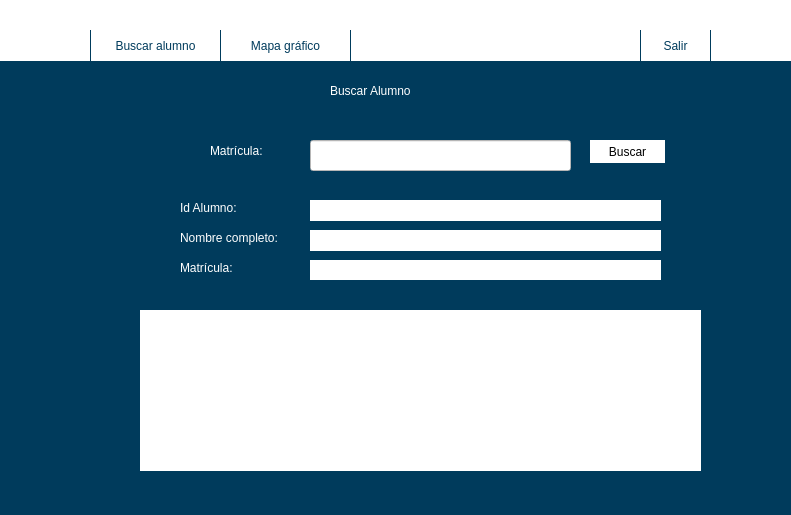
<?xml version="1.0" encoding="UTF-8"?>
<ui version="4.0">
 <class>administrador</class>
 <widget class="QDialog" name="administrador">
  <property name="geometry">
   <rect>
    <x>0</x>
    <y>0</y>
    <width>791</width>
    <height>515</height>
   </rect>
  </property>
  <property name="windowTitle">
   <string>Dialog</string>
  </property>
  <property name="styleSheet">
   <string notr="true">QWidget{
	background-color: rgb(0, 59, 92);
}

QLabel{
	font: 12pt &quot;Franklin Gothic Book&quot;;
	color: white;
}

QLineEdit{
	background-color: white;
	font: 12pt &quot;Franklin Gothic Book&quot;;
}

QLineEdit:Hover{
	border: 2px solid rgb(77, 188, 198);
}

QCheckBox{
	color: white;
	font: 12pt &quot;Franklin Gothic Book&quot;;
}</string>
  </property>
  <widget class="QStackedWidget" name="stackedWidget">
   <property name="geometry">
    <rect>
     <x>0</x>
     <y>60</y>
     <width>821</width>
     <height>451</height>
    </rect>
   </property>
   <property name="currentIndex">
    <number>2</number>
   </property>
   <widget class="QWidget" name="MapaGrafico">
    <widget class="QGraphicsView" name="MapaITI">
     <property name="geometry">
      <rect>
       <x>80</x>
       <y>50</y>
       <width>681</width>
       <height>341</height>
      </rect>
     </property>
     <property name="styleSheet">
      <string notr="true">background-color: rgb(255, 255, 255);</string>
     </property>
    </widget>
    <widget class="QSlider" name="horizontalSlider">
     <property name="geometry">
      <rect>
       <x>370</x>
       <y>410</y>
       <width>160</width>
       <height>22</height>
      </rect>
     </property>
     <property name="minimum">
      <number>8</number>
     </property>
     <property name="maximum">
      <number>15</number>
     </property>
     <property name="value">
      <number>10</number>
     </property>
     <property name="orientation">
      <enum>Qt::Horizontal</enum>
     </property>
    </widget>
    <widget class="QLabel" name="label">
     <property name="geometry">
      <rect>
       <x>320</x>
       <y>410</y>
       <width>31</width>
       <height>31</height>
      </rect>
     </property>
     <property name="text">
      <string/>
     </property>
     <property name="pixmap">
      <pixmap resource="img.qrc">:/logos/img/lupa3.png</pixmap>
     </property>
     <property name="scaledContents">
      <bool>true</bool>
     </property>
    </widget>
   </widget>
   <widget class="QWidget" name="Proyeccion"/>
   <widget class="QWidget" name="buscaralumno">
    <widget class="QLabel" name="label_2">
     <property name="geometry">
      <rect>
       <x>330</x>
       <y>20</y>
       <width>191</width>
       <height>21</height>
      </rect>
     </property>
     <property name="styleSheet">
      <string notr="true">font: 20pt &quot;Franklin Gothic Demi&quot;;</string>
     </property>
     <property name="text">
      <string>Buscar Alumno</string>
     </property>
    </widget>
    <widget class="QLabel" name="label_3">
     <property name="geometry">
      <rect>
       <x>210</x>
       <y>80</y>
       <width>91</width>
       <height>21</height>
      </rect>
     </property>
     <property name="styleSheet">
      <string notr="true">font: 15pt &quot;Franklin Gothic Demi&quot;;
</string>
     </property>
     <property name="text">
      <string>Matrícula:</string>
     </property>
    </widget>
    <widget class="QLineEdit" name="matricula">
     <property name="geometry">
      <rect>
       <x>310</x>
       <y>80</y>
       <width>261</width>
       <height>31</height>
      </rect>
     </property>
    </widget>
    <widget class="QPushButton" name="ButtonBuscar">
     <property name="geometry">
      <rect>
       <x>590</x>
       <y>80</y>
       <width>75</width>
       <height>23</height>
      </rect>
     </property>
     <property name="styleSheet">
      <string notr="true">QPushButton{
	background-color: white;
	border: none;
	font: 11pt &quot;Franklin Gothic Book&quot;;
}

QPushButton:Hover{
	border: 2px solid rgb(77, 188, 198);
}</string>
     </property>
     <property name="text">
      <string>Buscar</string>
     </property>
    </widget>
    <widget class="QTableWidget" name="tabla_alumno">
     <property name="geometry">
      <rect>
       <x>140</x>
       <y>250</y>
       <width>561</width>
       <height>161</height>
      </rect>
     </property>
     <property name="styleSheet">
      <string notr="true">background-color: white;
	border: none;
	font: 11pt &quot;Franklin Gothic Book&quot;;</string>
     </property>
    </widget>
    <widget class="QLabel" name="label_4">
     <property name="geometry">
      <rect>
       <x>180</x>
       <y>170</y>
       <width>131</width>
       <height>16</height>
      </rect>
     </property>
     <property name="text">
      <string>Nombre completo:</string>
     </property>
    </widget>
    <widget class="QLabel" name="labelnombre">
     <property name="geometry">
      <rect>
       <x>310</x>
       <y>170</y>
       <width>351</width>
       <height>21</height>
      </rect>
     </property>
     <property name="styleSheet">
      <string notr="true">background-color: white;
	border: none;
	font: 11pt &quot;Franklin Gothic Book&quot;;
color: black;</string>
     </property>
     <property name="text">
      <string/>
     </property>
    </widget>
    <widget class="QLabel" name="label_5">
     <property name="geometry">
      <rect>
       <x>180</x>
       <y>140</y>
       <width>81</width>
       <height>16</height>
      </rect>
     </property>
     <property name="text">
      <string>Id Alumno:</string>
     </property>
    </widget>
    <widget class="QLabel" name="labelID">
     <property name="geometry">
      <rect>
       <x>310</x>
       <y>140</y>
       <width>351</width>
       <height>21</height>
      </rect>
     </property>
     <property name="styleSheet">
      <string notr="true">background-color: white;
	border: none;
	font: 11pt &quot;Franklin Gothic Book&quot;;
   color: black;
</string>
     </property>
     <property name="text">
      <string/>
     </property>
    </widget>
    <widget class="QLabel" name="label_6">
     <property name="geometry">
      <rect>
       <x>180</x>
       <y>200</y>
       <width>81</width>
       <height>16</height>
      </rect>
     </property>
     <property name="text">
      <string>Matrícula:</string>
     </property>
    </widget>
    <widget class="QLabel" name="labelmatricula">
     <property name="geometry">
      <rect>
       <x>310</x>
       <y>200</y>
       <width>351</width>
       <height>20</height>
      </rect>
     </property>
     <property name="styleSheet">
      <string notr="true">background-color: white;
	border: none;
	font: 11pt &quot;Franklin Gothic Book&quot;;
color: black;</string>
     </property>
     <property name="text">
      <string/>
     </property>
    </widget>
   </widget>
  </widget>
  <widget class="QWidget" name="widget" native="true">
   <property name="geometry">
    <rect>
     <x>0</x>
     <y>0</y>
     <width>831</width>
     <height>61</height>
    </rect>
   </property>
   <property name="styleSheet">
    <string notr="true">background-color: white;</string>
   </property>
   <widget class="QPushButton" name="buscar">
    <property name="geometry">
     <rect>
      <x>90</x>
      <y>30</y>
      <width>131</width>
      <height>31</height>
     </rect>
    </property>
    <property name="styleSheet">
     <string notr="true">QPushButton{
	font: 12pt &quot;Franklin Gothic Book&quot;;
	color: rgb(0, 59, 92);
	backgound-color: none;
	border-left: 1px solid rgb(0, 59, 92);
	border-right: 1px solid rgb(0, 59, 92);
	border-top: none;
	border-bottom: none;
}

QPushButton:Hover{
	background-color:qlineargradient(spread:pad, x1:0.523, y1:1, x2:0.511, y2:0.313, stop:0 rgba(209, 209, 209, 255), stop:1 rgba(255, 255, 255, 255))
}</string>
    </property>
    <property name="text">
     <string>Buscar alumno</string>
    </property>
   </widget>
   <widget class="QPushButton" name="mapagrafico">
    <property name="geometry">
     <rect>
      <x>220</x>
      <y>30</y>
      <width>131</width>
      <height>31</height>
     </rect>
    </property>
    <property name="styleSheet">
     <string notr="true">QPushButton{
	font: 12pt &quot;Franklin Gothic Book&quot;;
	color: rgb(0, 59, 92);
	backgound-color: none;
	border-left: 1px solid rgb(0, 59, 92);
	border-right: 1px solid rgb(0, 59, 92);
	border-top: none;
	border-bottom: none;
}

QPushButton:Hover{
	background-color:qlineargradient(spread:pad, x1:0.523, y1:1, x2:0.511, y2:0.313, stop:0 rgba(209, 209, 209, 255), stop:1 rgba(255, 255, 255, 255))
}</string>
    </property>
    <property name="text">
     <string>Mapa gráfico</string>
    </property>
   </widget>
   <widget class="QPushButton" name="pushButton">
    <property name="geometry">
     <rect>
      <x>0</x>
      <y>0</y>
      <width>71</width>
      <height>61</height>
     </rect>
    </property>
    <property name="styleSheet">
     <string notr="true">background-color: none;
border: none;
image: url(:/logos/img/600px-Escudobuappositivo2.png);</string>
    </property>
    <property name="text">
     <string/>
    </property>
   </widget>
   <widget class="QPushButton" name="pushButton_2">
    <property name="geometry">
     <rect>
      <x>710</x>
      <y>0</y>
      <width>71</width>
      <height>61</height>
     </rect>
    </property>
    <property name="styleSheet">
     <string notr="true">background-color: none;
border: none;
image: url(:/logos/img/logoFcc.png);</string>
    </property>
    <property name="text">
     <string/>
    </property>
   </widget>
   <widget class="QPushButton" name="btnSalir">
    <property name="geometry">
     <rect>
      <x>640</x>
      <y>30</y>
      <width>71</width>
      <height>31</height>
     </rect>
    </property>
    <property name="styleSheet">
     <string notr="true">QPushButton{
	font: 12pt &quot;Franklin Gothic Book&quot;;
	color: rgb(0, 59, 92);
	backgound-color: none;
	border-left: 1px solid rgb(0, 59, 92);
	border-right: 1px solid rgb(0, 59, 92);
	border-top: none;
	border-bottom: none;
}

QPushButton:Hover{
	background-color:qlineargradient(spread:pad, x1:0.523, y1:1, x2:0.511, y2:0.313, stop:0 rgba(209, 209, 209, 255), stop:1 rgba(255, 255, 255, 255))
}</string>
    </property>
    <property name="text">
     <string>Salir</string>
    </property>
   </widget>
  </widget>
  <action name="actionZoominOut">
   <property name="text">
    <string>ZoominOut</string>
   </property>
   <property name="toolTip">
    <string>Zoom Immagine</string>
   </property>
  </action>
 </widget>
 <resources>
  <include location="img.qrc"/>
 </resources>
 <connections/>
</ui>
